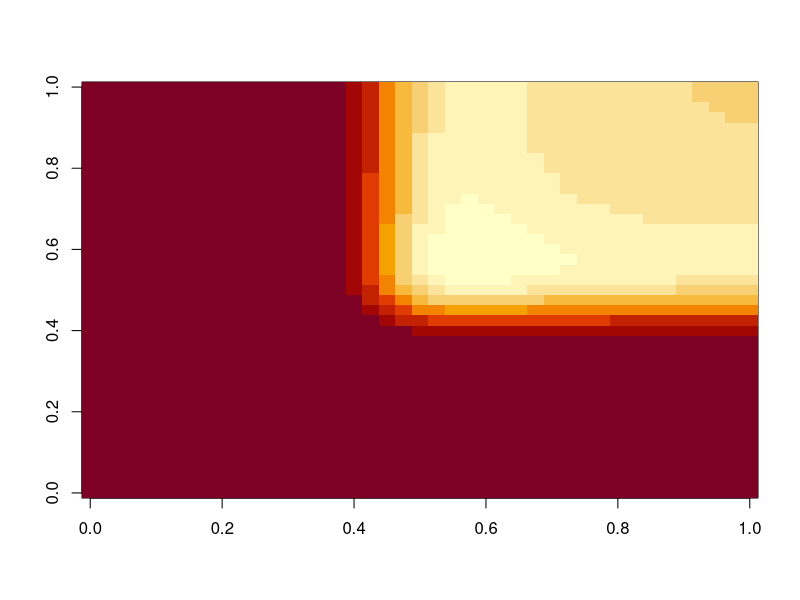

Recreate this plot in R.
f.minus = function(x, y) { 
  return ( pnorm(x, mean = 0, sd = 1) * pnorm(y, mean=0, sd=1 ) )
}

f.plus = function(x, y) { 
  return ( pnorm(x, mean = 0, sd = 4) * pnorm(y, mean=0, sd=4 ) )
}

classify = function(x1, x2){
  a = f.plus(x1,x2)/(f.plus(x1,x2) + f.minus(x1,x2))
  
  #if(a > 0.5){
  #  return(1)
  #} else { return(-1)}
  
  return(a)
}

grid = expand.grid(.5*(-20:20), .5*(-20:20)) 

classes = c()

for(i in 1:length(grid[,1])){
  classes = c(classes, classify(grid[i, 1], grid[i,2]))
}

classes.mat = matrix(classes, nrow=sqrt(length(grid[,1])))

image(z=classes.mat)

pluses.x1 = rnorm(40, mean = 0, sd = 4)
pluses.x2 = rnorm(40, mean = 0, sd = 4)
pluses = data.frame(X1 = pluses.x1, X2 = pluses.x2)

minuses.x1 = rnorm(40, mean = 0, sd = 1)
minuses.x2 = rnorm(40, mean = 0, sd = 1)
minuses = data.frame(X1 = minuses.x1, X2 = minuses.x2)


